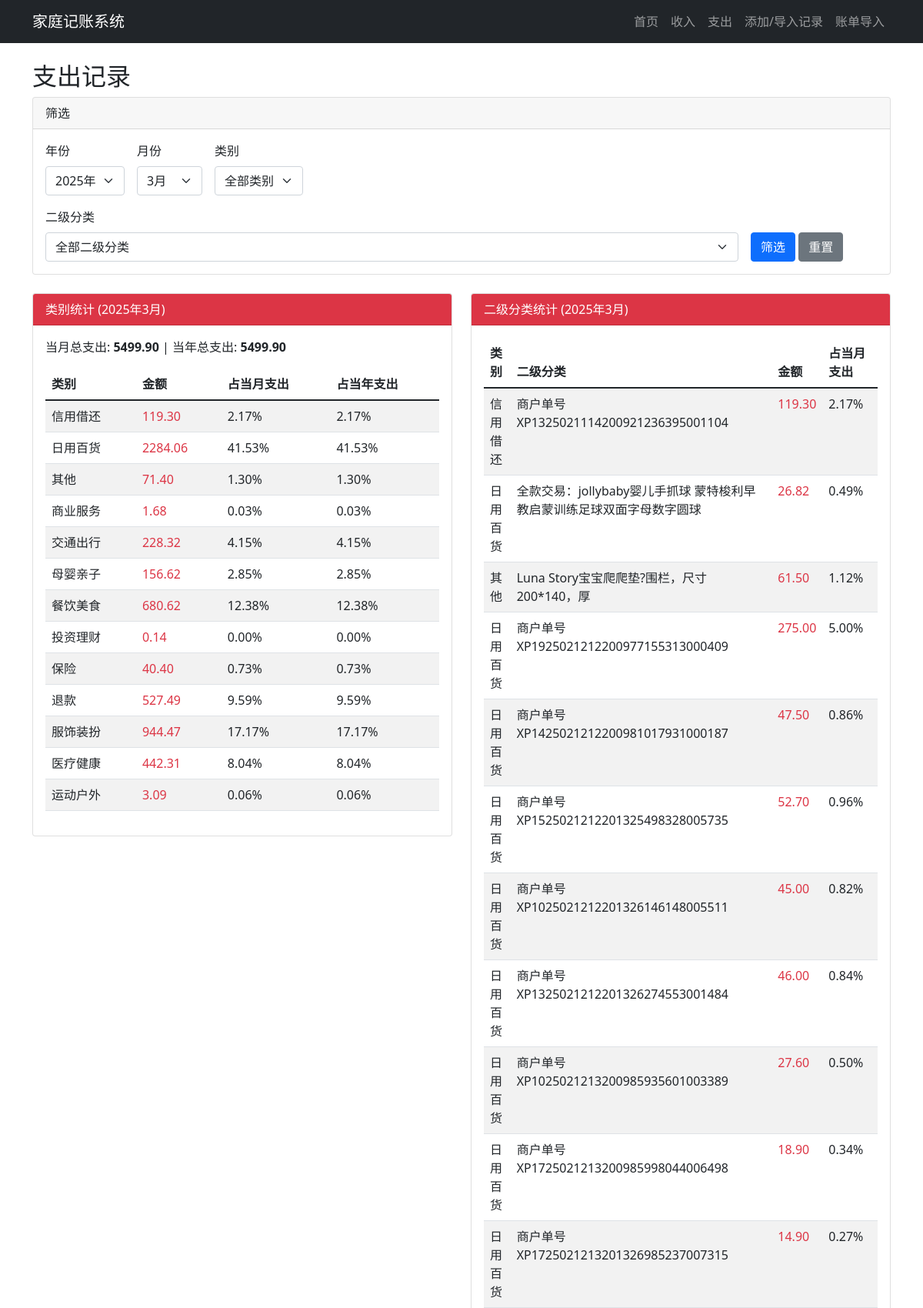
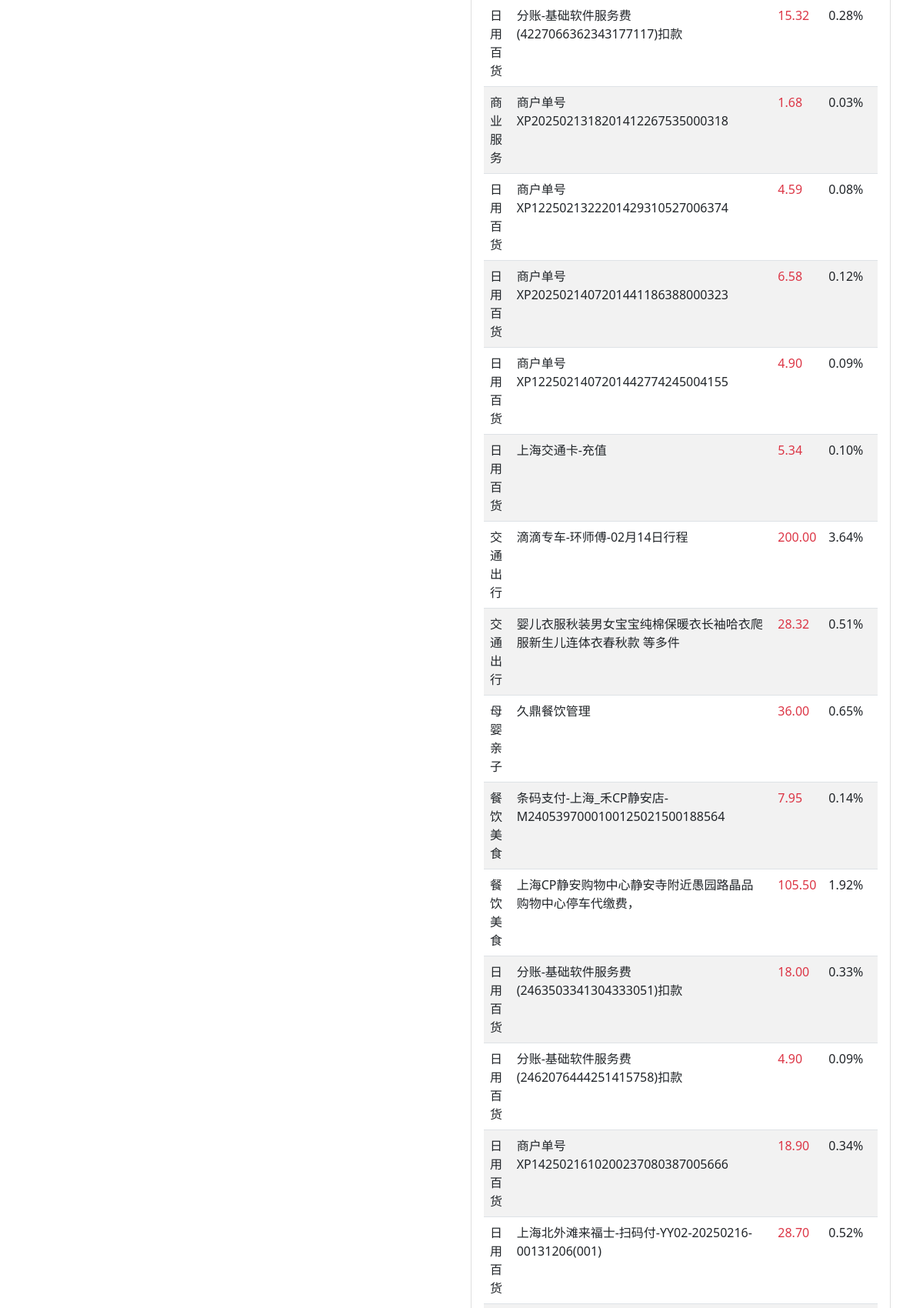
Screenshot of /expense (upper part) with the database file from the repository (2 pictures, top to bottom).
### app.py (models this page shows)
class Transaction(db.Model):
    id = db.Column(db.Integer, primary_key=True)
    date = db.Column(db.DateTime, nullable=False, default=datetime.utcnow)
    type = db.Column(db.String(10), nullable=False)  # 'income' 或 'expense'
    category = db.Column(db.String(50), nullable=False)
    subcategory = db.Column(db.String(50))  # 添加二级分类字段
    amount = db.Column(db.Float, nullable=False)
    description = db.Column(db.String(200))

### app.py (the view)
@app.route('/expense')
def expense():
    years = sorted(set(t.date.year for t in Transaction.query.filter_by(type='expense').all()), reverse=True)
    months = range(1, 13)
    selected_year = request.args.get('year', datetime.now().year)
    selected_month = request.args.get('month', datetime.now().month)
    selected_category = request.args.get('category', '')
    selected_subcategory = request.args.get('subcategory', '')
    try:
        selected_year = int(selected_year)
        selected_month = int(selected_month)
    except (ValueError, TypeError):
        selected_year = datetime.now().year
        selected_month = datetime.now().month
    transactions = Transaction.query.filter_by(type='expense').order_by(Transaction.date.desc()).all()
    filtered_transactions = []
    for transaction in transactions:
        if transaction.date.year == selected_year and transaction.date.month == selected_month:
            if selected_category and transaction.category != selected_category:
                continue
            if selected_subcategory and transaction.subcategory != selected_subcategory:
                continue
            filtered_transactions.append(transaction)
    monthly_total = sum(t.amount for t in filtered_transactions)
    yearly_transactions = [t for t in transactions if t.date.year == selected_year]
    yearly_total = sum(t.amount for t in yearly_transactions)
    category_stats = {}
    subcategory_stats = {}
    for transaction in filtered_transactions:
        if transaction.category in category_stats:
            category_stats[transaction.category]['amount'] += transaction.amount
        else:
            category_stats[transaction.category] = {
                'amount': transaction.amount,
                'transactions': []
            }
        category_stats[transaction.category]['transactions'].append(transaction)
        if transaction.subcategory:
            subcat_key = f"{transaction.category}-{transaction.subcategory}"
            if subcat_key in subcategory_stats:
                subcategory_stats[subcat_key]['amount'] += transaction.amount
            else:
                subcategory_stats[subcat_key] = {
                    'amount': transaction.amount,
                    'category': transaction.category,
                    'subcategory': transaction.subcategory,
                    'transactions': []
                }
            subcategory_stats[subcat_key]['transactions'].append(transaction)
    for category, data in category_stats.items():
        data['monthly_percentage'] = (data['amount'] / monthly_total * 100) if monthly_total > 0 else 0
        data['yearly_percentage'] = (data['amount'] / yearly_total * 100) if yearly_total > 0 else 0
    for subcat_key, data in subcategory_stats.items():
        data['monthly_percentage'] = (data['amount'] / monthly_total * 100) if monthly_total > 0 else 0
        data['yearly_percentage'] = (data['amount'] / yearly_total * 100) if yearly_total > 0 else 0
    grouped_transactions = {}
    for transaction in filtered_transactions:
        year_month = transaction.date.strftime('%Y-%m')
        if year_month not in grouped_transactions:
            grouped_transactions[year_month] = []
        grouped_transactions[year_month].append(transaction)
    all_categories = sorted(set(t.category for t in Transaction.query.filter_by(type='expense').all()))
    all_subcategories = sorted(set(t.subcategory for t in Transaction.query.filter_by(type='expense').all() if t.subcategory))
    return render_template('expense.html',
                          grouped_transactions=grouped_transactions,
                          years=years,
                          months=months,
                          selected_year=selected_year,
                          selected_month=selected_month,
                          all_categories=all_categories,
                          all_subcategories=all_subcategories,
                          selected_category=selected_category,
                          selected_subcategory=selected_subcategory,
                          category_stats=category_stats,
                          subcategory_stats=subcategory_stats,
                          monthly_total=monthly_total,
                          yearly_total=yearly_total)

### templates/expense.html (shortened to what this page needs)
{% extends "base.html" %}
{% block content %}
<h2>支出记录</h2>
<div class="card mb-4">
    <div class="card-header">
        筛选
    </div>
    <div class="card-body">
        <form method="GET" class="row g-3 align-items-end">
            <div class="col-auto">
                <label class="form-label">年份</label>
                <select name="year" class="form-select">
                    {% for year in years %}
                    <option value="{{ year }}" {% if year == selected_year %}selected{% endif %}>{{ year }}年</option>
                    {% endfor %}
                </select>
            </div>
            <div class="col-auto">
                <label class="form-label">月份</label>
                <select name="month" class="form-select">
                    {% for month in months %}
                    <option value="{{ month }}" {% if month == selected_month %}selected{% endif %}>{{ month }}月</option>
                    {% endfor %}
                </select>
            </div>
            <div class="col-auto">
                <label class="form-label">类别</label>
                <select name="category" class="form-select">
                    <option value="">全部类别</option>
                </select>
            </div>
            <div class="col-auto">
                <label class="form-label">二级分类</label>
                <select name="subcategory" class="form-select">
                    <option value="">全部二级分类</option>
                </select>
            </div>
            <div class="col-auto">
                <button type="submit" class="btn btn-primary">筛选</button>
                <a href="{{ url_for('expense') }}" class="btn btn-secondary">重置</a>
            </div>
        </form>
    </div>
</div>
<div class="row mb-4">
    <div class="col-md-6">
        <div class="card">
            <div class="card-header bg-danger text-white">
                类别统计 ({{ selected_year }}年{{ selected_month }}月)
            </div>
            <div class="card-body">
                <p>当月总支出: <strong>{{ '%.2f' % monthly_total }}</strong> | 当年总支出: <strong>{{ '%.2f' % yearly_total }}</strong></p>
                <div class="table-responsive">
                    <table class="table table-striped">
                        <thead>
                            <tr>
                                <th>类别</th>
                                <th>金额</th>
                                <th>占当月支出</th>
                                <th>占当年支出</th>
                            </tr>
                        </thead>
                        <tbody>
                            {% for category, data in category_stats.items() %}
                            <tr>
                                <td>{{ category }}</td>
                                <td class="text-danger">{{ '%.2f' % data.amount }}</td>
                                <td>{{ '%.2f' % data.monthly_percentage }}%</td>
                                <td>{{ '%.2f' % data.yearly_percentage }}%</td>
                            </tr>
                            {% endfor %}
                        </tbody>
                    </table>
                </div>
            </div>
        </div>
    </div>
    <div class="col-md-6">
        <div class="card">
            <div class="card-header bg-danger text-white">
                二级分类统计 ({{ selected_year }}年{{ selected_month }}月)
            </div>
            <div class="card-body">
                <div class="table-responsive">
                    <table class="table table-striped">
                        <thead>
                            <tr>
                                <th>类别</th>
                                <th>二级分类</th>
                                <th>金额</th>
                                <th>占当月支出</th>
                            </tr>
                        </thead>
                        <tbody>
                            {% for key, data in subcategory_stats.items() %}
                            <tr>
                                <td>{{ data.category }}</td>
                                <td>{{ data.subcategory }}</td>
                                <td class="text-danger">{{ '%.2f' % data.amount }}</td>
                                <td>{{ '%.2f' % data.monthly_percentage }}%</td>
                            </tr>
                            {% endfor %}
                        </tbody>
                    </table>
                </div>
            </div>
        </div>
    </div>
</div>
{% endblock %}

### templates/base.html (shortened to what this page needs)
<!DOCTYPE html>
<html lang="zh">
<head>
    <link rel="stylesheet" href="https://cdn.jsdelivr.net/npm/bootstrap@5.1.3/dist/css/bootstrap.min.css">
</head>
<body>
    <nav class="navbar navbar-expand-lg navbar-dark bg-dark">
        <div class="container">
            <a class="navbar-brand" href="/">家庭记账系统</a>
            <div class="navbar-nav">
                <a class="nav-link" href="/">首页</a>
                <a class="nav-link" href="/income">收入</a>
                <a class="nav-link" href="/expense">支出</a>
                <a class="nav-link" href="/add">添加/导入记录</a>
                <li class="nav-item">
                    <a class="nav-link" href="{{ url_for('import_bill') }}">账单导入</a>
                </li>
            </div>
        </div>
    </nav>
    <div class="container mt-4">
        {% block content %}{% endblock %}
    </div>
</body>
</html>

### rows the page displays
Transaction: category "信用借还", amount "119.30", monthly_percentage "2.17", yearly_percentage "2.17", category "信用借还", subcategory "商户单号XP1325021114200921236395001104", amount "119.30"
Transaction: category "日用百货", amount "2284.06", monthly_percentage "41.53", yearly_percentage "41.53", category "日用百货", subcategory "全款交易：jollybaby婴儿手抓球 蒙特梭利早教启蒙训练足球双面字母数字圆球", amount "26.82"
Transaction: category "其他", amount "71.40", monthly_percentage "1.30", yearly_percentage "1.30", category "其他", subcategory "Luna Story宝宝爬爬垫?围栏，尺寸200*140，厚", amount "61.50"
Transaction: category "商业服务", amount "1.68", monthly_percentage "0.03", yearly_percentage "0.03", category "商业服务", subcategory "商户单号XP2025021318201412267535000318", amount "1.68"
Transaction: category "交通出行", amount "228.32", monthly_percentage "4.15", yearly_percentage "4.15", category "交通出行", subcategory "滴滴专车-环师傅-02月14日行程", amount "200.00"
Transaction: category "母婴亲子", amount "156.62", monthly_percentage "2.85", yearly_percentage "2.85", category "母婴亲子", subcategory "久鼎餐饮管理", amount "36.00"
Transaction: category "餐饮美食", amount "680.62", monthly_percentage "12.38", yearly_percentage "12.38", category "餐饮美食", subcategory "条码支付-上海_禾CP静安店-M2405397000100125021500188564", amount "7.95"
Transaction: category "投资理财", amount "0.14", monthly_percentage "0.00", yearly_percentage "0.00"
Transaction: category "保险", amount "40.40", monthly_percentage "0.73", yearly_percentage "0.73"
Transaction: category "退款", amount "527.49", monthly_percentage "9.59", yearly_percentage "9.59"
Transaction: category "服饰装扮", amount "944.47", monthly_percentage "17.17", yearly_percentage "17.17"
Transaction: category "医疗健康", amount "442.31", monthly_percentage "8.04", yearly_percentage "8.04"
Transaction: category "运动户外", amount "3.09", monthly_percentage "0.06", yearly_percentage "0.06"
Transaction: category "日用百货", subcategory "商户单号XP1925021212200977155313000409", amount "275.00"
Transaction: category "日用百货", subcategory "商户单号XP1425021212200981017931000187", amount "47.50"
Transaction: category "日用百货", subcategory "商户单号XP1525021212201325498328005735", amount "52.70"
Transaction: category "日用百货", subcategory "商户单号XP1025021212201326146148005511", amount "45.00"
Transaction: category "日用百货", subcategory "商户单号XP1325021212201326274553001484", amount "46.00"
Transaction: category "日用百货", subcategory "商户单号XP1025021213200985935601003389", amount "27.60"
Transaction: category "日用百货", subcategory "商户单号XP1725021213200985998044006498", amount "18.90"
Transaction: category "日用百货", subcategory "商户单号XP1725021213201326985237007315", amount "14.90"
Transaction: category "日用百货", subcategory "分账-基础软件服务费(4227066362343177117)扣款", amount "15.32"
Transaction: category "日用百货", subcategory "商户单号XP1225021322201429310527006374", amount "4.59"
Transaction: category "日用百货", subcategory "商户单号XP2025021407201441186388000323", amount "6.58"
Transaction: category "日用百货", subcategory "商户单号XP1225021407201442774245004155", amount "4.90"
Transaction: category "日用百货", subcategory "上海交通卡-充值", amount "5.34"
Transaction: category "交通出行", subcategory "婴儿衣服秋装男女宝宝纯棉保暖衣长袖哈衣爬服新生儿连体衣春秋款 等多件", amount "28.32"
Transaction: category "餐饮美食", subcategory "上海CP静安购物中心静安寺附近愚园路晶品购物中心停车代缴费，", amount "105.50"
Transaction: category "日用百货", subcategory "分账-基础软件服务费(2463503341304333051)扣款", amount "18.00"
Transaction: category "日用百货", subcategory "分账-基础软件服务费(2462076444251415758)扣款", amount "4.90"
Transaction: category "日用百货", subcategory "商户单号XP1425021610200237080387005666", amount "18.90"
Transaction: category "日用百货", subcategory "上海北外滩来福士-扫码付-YY02-20250216-00131206(001)", amount "28.70"

### other values shown
{{ selected_year }} "2025"
{{ selected_month }} "3"
{{ '%.2f' % monthly_total }} "5499.90"
{{ '%.2f' % yearly_total }} "5499.90"
{{ '%.2f' % data.monthly_percentage }} "2.17" "0.49" "1.12" "5.00" "0.86" "0.96" "0.82" "0.84" "0.50" "0.34" "0.27" "0.28" "0.03" "0.08" "0.12" "0.09" "0.10" "3.64" "0.51" "0.65" "0.14" "1.92" "0.33" "0.09" "0.34" "0.52"
form field year "2025年"
form field month "3月"
